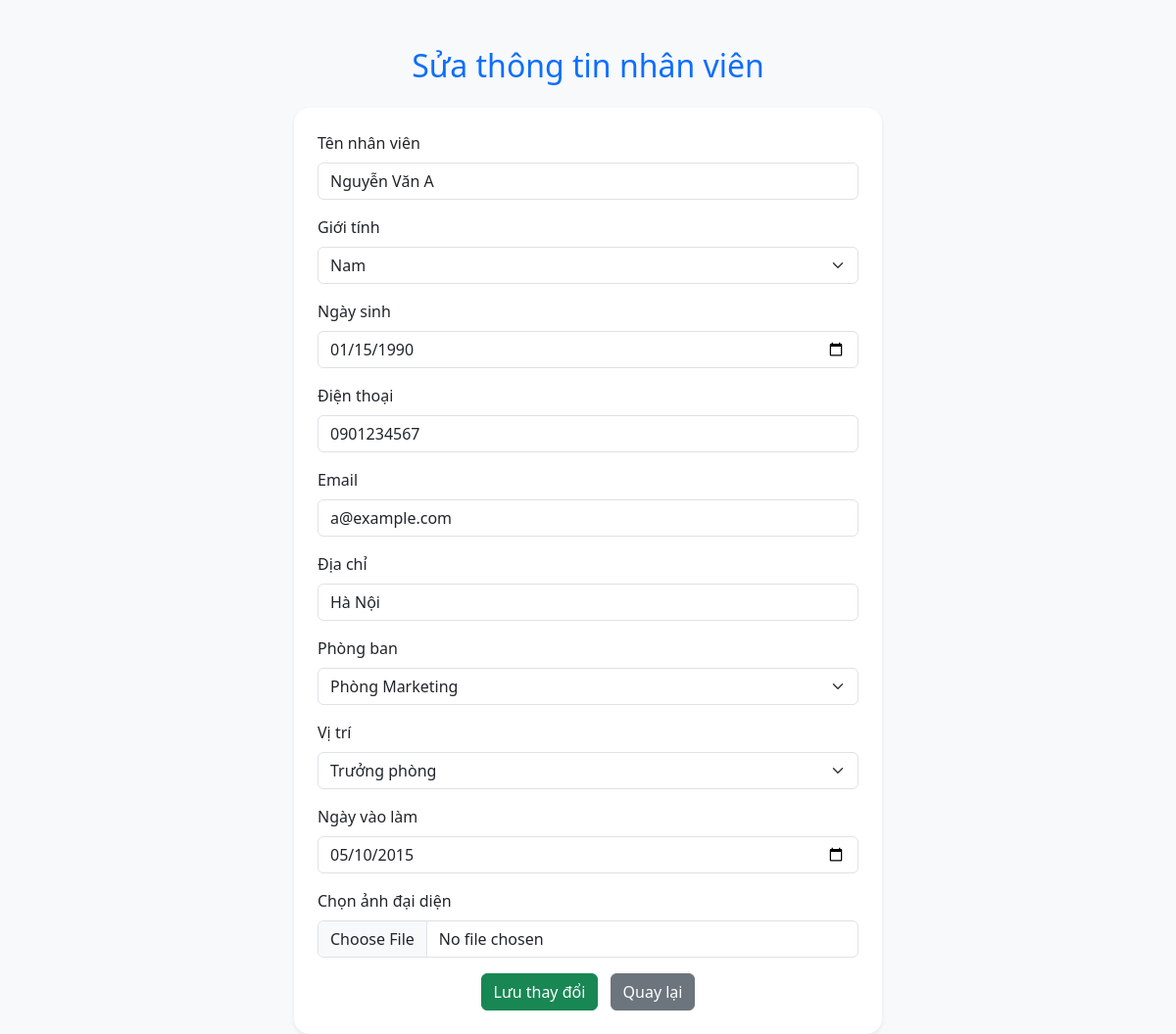
The page /sua_nv.php?id=6 on the database its author committed.
### tables this page shows
CREATE TABLE `nhanvien` (
  `id` int(11) NOT NULL,
  `tennv` varchar(100) DEFAULT NULL,
  `gioitinh` enum('Nam','Nữ') DEFAULT NULL,
  `ngaysinh` date DEFAULT NULL,
  `dienthoai` varchar(20) DEFAULT NULL,
  `email` varchar(100) DEFAULT NULL,
  `diachi` text DEFAULT NULL,
  `phongban_id` int(11) DEFAULT NULL,
  `vitri_id` int(11) DEFAULT NULL,
  `ngay_vao_lam` date DEFAULT NULL
);

CREATE TABLE `phongban` (
  `id` int(11) NOT NULL,
  `tenpb` varchar(255) NOT NULL,
  `mota` varchar(255) DEFAULT NULL
);

CREATE TABLE `vitri` (
  `id` int(11) NOT NULL,
  `tenvt` varchar(100) DEFAULT NULL,
  `luong_cb` decimal(10,2) DEFAULT NULL
);

### sua_nv.php (the view, shortened to what this page needs)
<?php
$conn = new PDO("mysql:host=localhost;dbname= qlnv", "root", "");
$conn->setAttribute(PDO::ATTR_ERRMODE, PDO::ERRMODE_EXCEPTION);
$id = isset($_GET['id']) ? intval($_GET['id']) : 0;
$stmt = $conn->prepare("SELECT * FROM nhanvien WHERE id = :id");
$stmt->bindParam(':id', $id, PDO::PARAM_INT);
$stmt->execute();
$nv = $stmt->fetch(PDO::FETCH_ASSOC);
$phongbans = $conn->query("SELECT id, tenpb FROM phongban")->fetchAll(PDO::FETCH_ASSOC);
$vitris = $conn->query("SELECT id, tenvt FROM vitri")->fetchAll(PDO::FETCH_ASSOC);
?>
<!DOCTYPE html>
<html lang="vi">
<head>
    <link rel="stylesheet" href="css/bootstrap.min.css">
</head>
<body style="background: #f8f9fa;">
    <div class="container mt-5">
        <h2 class="mb-4 text-center text-primary">Sửa thông tin nhân viên</h2>
        <form method="post" class="bg-white p-4 rounded-4 shadow-sm" style="max-width:600px;margin:auto;" enctype="multipart/form-data">
            <div class="mb-3">
                <label class="form-label">Tên nhân viên</label>
                <input type="text" name="tennv" class="form-control" value="<?php echo htmlspecialchars($nv['tennv']); ?>" required>
            </div>
            <div class="mb-3">
                <label class="form-label">Giới tính</label>
                <select name="gioitinh" class="form-select" required>
                    <option value="Nam" <?php if($nv['gioitinh']=='Nam') echo 'selected'; ?>>Nam</option>
                </select>
            </div>
            <div class="mb-3">
                <label class="form-label">Ngày sinh</label>
                <input type="date" name="ngaysinh" class="form-control" value="<?php echo htmlspecialchars($nv['ngaysinh']); ?>" required>
            </div>
            <div class="mb-3">
                <label class="form-label">Điện thoại</label>
                <input type="text" name="dienthoai" class="form-control" value="<?php echo htmlspecialchars($nv['dienthoai']); ?>" required>
            </div>
            <div class="mb-3">
                <label class="form-label">Email</label>
                <input type="email" name="email" class="form-control" value="<?php echo htmlspecialchars($nv['email']); ?>" required>
            </div>
            <div class="mb-3">
                <label class="form-label">Địa chỉ</label>
                <input type="text" name="diachi" class="form-control" value="<?php echo htmlspecialchars($nv['diachi']); ?>" required>
            </div>
            <div class="mb-3">
                <label class="form-label">Phòng ban</label>
                <select name="phongban_id" class="form-select" required>
                    <?php foreach($phongbans as $pb): ?>
                        <option value="<?php echo $pb['id']; ?>" <?php if($nv['phongban_id']==$pb['id']) echo 'selected'; ?>>
                            <?php echo htmlspecialchars($pb['tenpb']); ?>
                        </option>
                    <?php endforeach; ?>
                </select>
            </div>
            <div class="mb-3">
                <label class="form-label">Vị trí</label>
                <select name="vitri_id" class="form-select" required>
                    <?php foreach($vitris as $vt): ?>
                        <option value="<?php echo $vt['id']; ?>" <?php if($nv['vitri_id']==$vt['id']) echo 'selected'; ?>>
                            <?php echo htmlspecialchars($vt['tenvt']); ?>
                        </option>
                    <?php endforeach; ?>
                </select>
            </div>
            <div class="mb-3">
                <label class="form-label">Ngày vào làm</label>
                <input type="date" name="ngay_vao_lam" class="form-control" value="<?php echo htmlspecialchars($nv['ngay_vao_lam']); ?>" required>
            </div>
            <div class="mb-3">
                <label for="profilePic" class="form-label">Chọn ảnh đại diện</label>
                <input type="file" class="form-control" id="profilePic" name="profilePic" >
            </div>
            <div class="text-center">
                <button type="submit" class="btn btn-success">Lưu thay đổi</button>
                <a href="danhsachnv.php" class="btn btn-secondary ms-2">Quay lại</a>
            </div>
        </form>
    </div>
</body>
</html>

### rows shown on the page
nhanvien: tennv "Nguyễn Văn A", gioitinh "Nam", ngaysinh "01/15/1990", dienthoai "0901234567", email "a@example.com", diachi "Hà Nội", phongban_id "Phòng Marketing", vitri_id "Trưởng phòng", ngay_vao_lam "05/10/2015"
